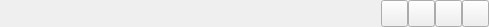
<?xml version="1.0" encoding="UTF-8"?>
<ui version="4.0">
 <class>TitleBar</class>
 <widget class="QWidget" name="TitleBar">
  <property name="geometry">
   <rect>
    <x>0</x>
    <y>0</y>
    <width>489</width>
    <height>27</height>
   </rect>
  </property>
  <property name="minimumSize">
   <size>
    <width>0</width>
    <height>27</height>
   </size>
  </property>
  <property name="maximumSize">
   <size>
    <width>16777215</width>
    <height>27</height>
   </size>
  </property>
  <property name="windowTitle">
   <string>TitleBar</string>
  </property>
  <layout class="QHBoxLayout" name="horizontalLayout">
   <property name="spacing">
    <number>0</number>
   </property>
   <property name="leftMargin">
    <number>5</number>
   </property>
   <property name="topMargin">
    <number>0</number>
   </property>
   <property name="rightMargin">
    <number>0</number>
   </property>
   <property name="bottomMargin">
    <number>0</number>
   </property>
   <item>
    <widget class="QLabel" name="iconLabel">
     <property name="minimumSize">
      <size>
       <width>47</width>
       <height>27</height>
      </size>
     </property>
     <property name="maximumSize">
      <size>
       <width>16777215</width>
       <height>27</height>
      </size>
     </property>
     <property name="text">
      <string/>
     </property>
    </widget>
   </item>
   <item>
    <widget class="QLabel" name="titleContent">
     <property name="sizePolicy">
      <sizepolicy hsizetype="Expanding" vsizetype="Fixed">
       <horstretch>0</horstretch>
       <verstretch>0</verstretch>
      </sizepolicy>
     </property>
     <property name="text">
      <string/>
     </property>
    </widget>
   </item>
   <item>
    <widget class="QPushButton" name="buttonMin">
     <property name="sizePolicy">
      <sizepolicy hsizetype="Fixed" vsizetype="Fixed">
       <horstretch>0</horstretch>
       <verstretch>0</verstretch>
      </sizepolicy>
     </property>
     <property name="minimumSize">
      <size>
       <width>27</width>
       <height>27</height>
      </size>
     </property>
     <property name="maximumSize">
      <size>
       <width>27</width>
       <height>27</height>
      </size>
     </property>
     <property name="text">
      <string/>
     </property>
    </widget>
   </item>
   <item>
    <widget class="QPushButton" name="buttonRestore">
     <property name="sizePolicy">
      <sizepolicy hsizetype="Fixed" vsizetype="Fixed">
       <horstretch>0</horstretch>
       <verstretch>0</verstretch>
      </sizepolicy>
     </property>
     <property name="minimumSize">
      <size>
       <width>27</width>
       <height>27</height>
      </size>
     </property>
     <property name="maximumSize">
      <size>
       <width>27</width>
       <height>27</height>
      </size>
     </property>
     <property name="text">
      <string/>
     </property>
    </widget>
   </item>
   <item>
    <widget class="QPushButton" name="buttonMax">
     <property name="sizePolicy">
      <sizepolicy hsizetype="Fixed" vsizetype="Fixed">
       <horstretch>0</horstretch>
       <verstretch>0</verstretch>
      </sizepolicy>
     </property>
     <property name="minimumSize">
      <size>
       <width>27</width>
       <height>27</height>
      </size>
     </property>
     <property name="maximumSize">
      <size>
       <width>27</width>
       <height>27</height>
      </size>
     </property>
     <property name="text">
      <string/>
     </property>
    </widget>
   </item>
   <item>
    <widget class="QPushButton" name="buttonClose">
     <property name="sizePolicy">
      <sizepolicy hsizetype="Fixed" vsizetype="Fixed">
       <horstretch>0</horstretch>
       <verstretch>0</verstretch>
      </sizepolicy>
     </property>
     <property name="minimumSize">
      <size>
       <width>27</width>
       <height>27</height>
      </size>
     </property>
     <property name="maximumSize">
      <size>
       <width>27</width>
       <height>27</height>
      </size>
     </property>
     <property name="text">
      <string/>
     </property>
    </widget>
   </item>
  </layout>
 </widget>
 <layoutdefault spacing="6" margin="11"/>
 <resources/>
 <connections/>
</ui>
